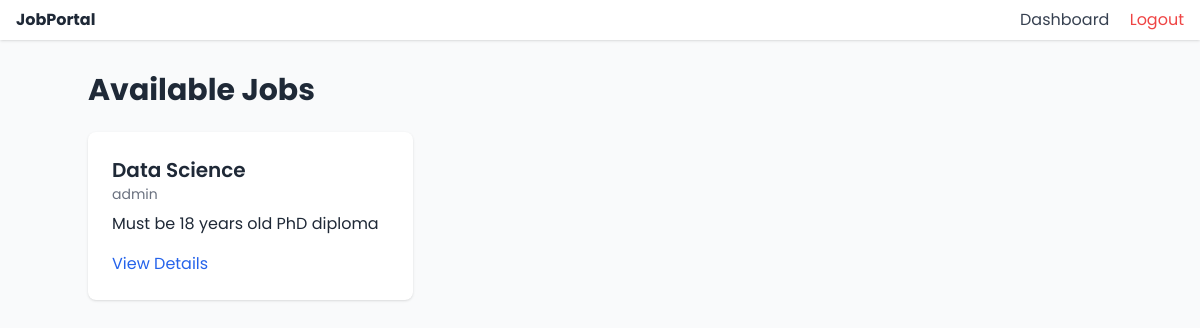
The app's page /jobs/ (signed in) with its own data.
### jobs/models.py (models this page shows, shortened)
class Job(models.Model):
    title = models.CharField(max_length=255)
    description = models.TextField()
    company_name = models.CharField(max_length=255)
    location = models.CharField(max_length=255)
    posted_date = models.DateTimeField(auto_now_add=True)
    posted_by = models.ForeignKey(User, on_delete=models.CASCADE)
    qualifications_required = models.TextField(blank=True)
    skills_required = models.TextField(blank=True)
    experience_required = models.TextField(blank=True)

### jobs/views.py (the view)
# urls.py: path('jobs/', views.job_list, name='job_list'),
def job_list(request):
    jobs = Job.objects.all()  # You can add filters here to show specific jobs
    return render(request, 'job_list.html', {'jobs': jobs})

### jobs/templates/job_list.html (shortened to what this page needs)
{% extends "base.html" %}
{% block content %}
<div class="max-w-6xl mx-auto mt-8">
    <h1 class="text-3xl font-bold mb-6">Available Jobs</h1>
    <div class="grid grid-cols-1 md:grid-cols-2 lg:grid-cols-3 gap-6">
        {% for job in jobs %}
        <div class="bg-white p-6 rounded-lg shadow hover:shadow-xl transition duration-300">
            <h3 class="text-xl font-semibold">{{ job.title }}</h3>
            <p class="text-sm text-gray-500">{{ job.company_name }}</p>
            <p class="mt-2">{{ job.description|truncatewords:20 }}</p>
            <a href="{% url 'job_detail' job.id %}" class="text-blue-600 hover:underline mt-4 block">View Details</a>
        </div>
        {% endfor %}
    </div>
</div>
{% endblock %}

### records on screen
Job: title "Data Science", company_name "admin", description "Must be 18 years old PhD diploma"
